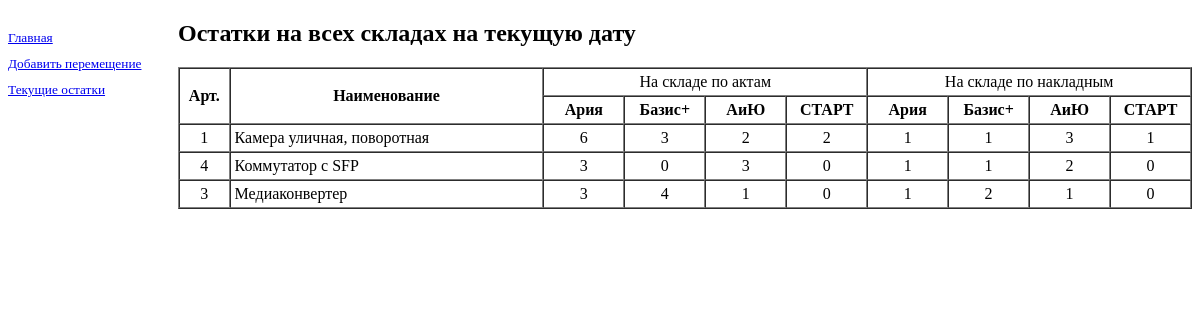
Page /ziponline/skl_all/ on the committed database.
### ziponline/models.py (models this page shows, shortened)
class Sklad(models.Model):
    good = models.ForeignKey('Good', on_delete=models.PROTECT)
    sklA_num = models.PositiveSmallIntegerField(verbose_name='Ария', default=0)
    sklA_num_app = models.PositiveSmallIntegerField(verbose_name='Ария по актам', default=0)
    sklA_num_min = models.PositiveSmallIntegerField(verbose_name='Ария мин.', default=0)
    sklB_num = models.PositiveSmallIntegerField(verbose_name='Б+', default=0)
    sklB_num_app = models.PositiveSmallIntegerField(verbose_name='Базис+ по актам', default=0)
    sklB_num_min = models.PositiveSmallIntegerField(verbose_name='Б+ мин.', default=0)
    sklAU_num = models.PositiveSmallIntegerField(verbose_name='АиЮ', default=0)
    sklAU_num_app = models.PositiveSmallIntegerField(verbose_name='АиЮ по актам', default=0)
    sklAU_num_min = models.PositiveSmallIntegerField(verbose_name='АиЮ мин.', default=0)
    sklSt_num = models.PositiveSmallIntegerField(verbose_name='Старт', default=0)
    sklSt_num_app = models.PositiveSmallIntegerField(verbose_name='Старт по актам', default=0)
    sklSt_num_min = models.PositiveSmallIntegerField(verbose_name='Старт мин.', default=0)
    class Meta:
        verbose_name_plural = "Товары на складах"
        verbose_name = "Товар на складах"
        ordering = ['-good']

class Good(models.Model):
    goods_name = models.CharField(max_length=70, verbose_name='Наименование', unique=True)
    class Meta:
        verbose_name_plural = "Товары"
        verbose_name = "Товар"
        ordering = ['-goods_name']

### ziponline/views.py (the view)
# urls.py: path('skl_all/', skl_all, name='skl_all'),
def skl_all(request):
    skl_ordered_by_goods = Sklad.objects.order_by('-good')
    current_date = datetime.datetime.now()
    context = {
        'skl_ordered_by_goods': skl_ordered_by_goods,
        'current_date': current_date
    }
    return render(request, 'ziponline/skl_all.html', context)

### ziponline/templates/ziponline/skl_all.html (shortened to what this page needs)
{% extends 'layout/basic.html' %}
{% block content %}
    <h2> Остатки на всех складах на текущую дату</h2>
    <table border="1" width="100%" cellpadding="4" cellspacing="0">
        <tr>
            <th width="5%" rowspan="2">Арт.</th>
            <th width="%" rowspan="2">Наименование</th>
            <td colspan="4" align="center"> На складе по актам</td>
            <td colspan="4" align="center"> На складе по накладным</td>
        </tr>
        <tr>
            <th width="8%">Ария</th>
            <th width="8%">Базис+</th>
            <th width="8%">АиЮ</th>
            <th width="8%">СТАРТ</th>
            <th width="8%">Ария</th>
            <th width="8%">Базис+</th>
            <th width="8%">АиЮ</th>
            <th width="8%">СТАРТ</th>
        </tr>
            {% for skl in skl_ordered_by_goods %}
                <tr>
                    <td align="center">{{ skl.good.pk }}</td>
                    <td align="left">{{ skl.good.goods_name }}</td>
                    <td align="center">{{ skl.sklA_num }}</td>
                    <td align="center">{{ skl.sklB_num }}</td>
                    <td align="center">{{ skl.sklAU_num }}</td>
                    <td align="center">{{ skl.sklSt_num }} </td>
                    <td align="center">{{ skl.sklA_num_app }}</td>
                    <td align="center">{{ skl.sklB_num_app }}</td>
                    <td align="center">{{ skl.sklAU_num_app }}</td>
                    <td align="center">{{ skl.sklSt_num_app }} </td>
                </tr>
            {% endfor %}
    </table>
{% endblock %}

### ziponline/templates/layout/basic.html (shortened to what this page needs)
{% load static %}
<!DOCTYPE html>
<html lang="en">
<head>
    <link rel="stylesheet" type="text/css" href="{% static 'ziponline/style.css' %}">
</head>
<body>
    <nav>
        <a href="{% url 'index' %}">Главная</a>
        <a href="{% url 'mv_create' %}">Добавить перемещение</a>
        <a href="{% url 'skl_all' %}">Текущие остатки</a>
    </nav>
    <section>
        {% block content %}
        {% endblock %}
    </section>
</body>
</html>

### ziponline/static/ziponline/style.css (style rules this page uses)
nav { font-size: 10pt; width: 170px; float: left; }
nav a { display: block; margin: 10px 0px; }
section { margin-left: 170px; }

### rows in the picture
Sklad: good.pk "1", good.goods_name "Камера уличная, поворотная", sklA_num "6", sklB_num "3", sklAU_num "2", sklSt_num "2", sklA_num_app "1", sklB_num_app "1", sklAU_num_app "3", sklSt_num_app "1"
Sklad: good.pk "4", good.goods_name "Коммутатор с SFP", sklA_num "3", sklB_num "0", sklAU_num "3", sklSt_num "0", sklA_num_app "1", sklB_num_app "1", sklAU_num_app "2", sklSt_num_app "0"
Sklad: good.pk "3", good.goods_name "Медиаконвертер", sklA_num "3", sklB_num "4", sklAU_num "1", sklSt_num "0", sklA_num_app "1", sklB_num_app "2", sklAU_num_app "1", sklSt_num_app "0"
